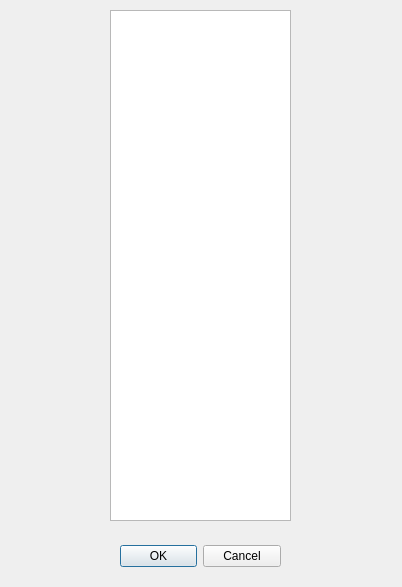
<?xml version="1.0" encoding="UTF-8"?>
<ui version="4.0">
 <class>AddCurveDialog</class>
 <widget class="QDialog" name="AddCurveDialog">
  <property name="geometry">
   <rect>
    <x>0</x>
    <y>0</y>
    <width>402</width>
    <height>587</height>
   </rect>
  </property>
  <property name="windowTitle">
   <string>Dialog</string>
  </property>
  <widget class="QDialogButtonBox" name="buttonBox">
   <property name="geometry">
    <rect>
     <x>120</x>
     <y>540</y>
     <width>161</width>
     <height>32</height>
    </rect>
   </property>
   <property name="orientation">
    <enum>Qt::Horizontal</enum>
   </property>
   <property name="standardButtons">
    <set>QDialogButtonBox::Cancel|QDialogButtonBox::Ok</set>
   </property>
  </widget>
  <widget class="QTableView" name="tableView">
   <property name="geometry">
    <rect>
     <x>110</x>
     <y>10</y>
     <width>181</width>
     <height>511</height>
    </rect>
   </property>
   <attribute name="verticalHeaderVisible">
    <bool>false</bool>
   </attribute>
  </widget>
 </widget>
 <resources/>
 <connections>
  <connection>
   <sender>buttonBox</sender>
   <signal>accepted()</signal>
   <receiver>AddCurveDialog</receiver>
   <slot>accept()</slot>
   <hints>
    <hint type="sourcelabel">
     <x>248</x>
     <y>254</y>
    </hint>
    <hint type="destinationlabel">
     <x>157</x>
     <y>274</y>
    </hint>
   </hints>
  </connection>
  <connection>
   <sender>buttonBox</sender>
   <signal>rejected()</signal>
   <receiver>AddCurveDialog</receiver>
   <slot>reject()</slot>
   <hints>
    <hint type="sourcelabel">
     <x>316</x>
     <y>260</y>
    </hint>
    <hint type="destinationlabel">
     <x>286</x>
     <y>274</y>
    </hint>
   </hints>
  </connection>
 </connections>
</ui>
